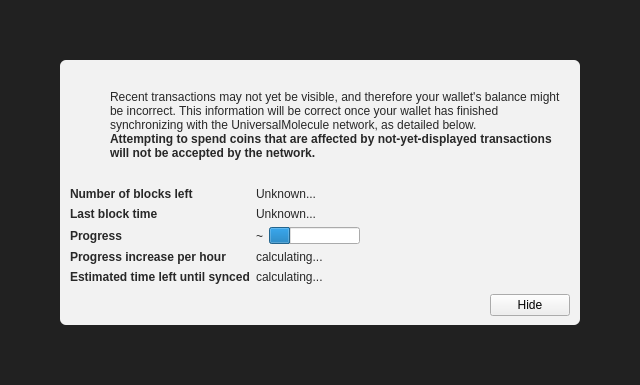
<?xml version="1.0" encoding="UTF-8"?>
<ui version="4.0">
 <class>ModalOverlay</class>
 <widget class="ModalOverlay" name="ModalOverlay">
  <property name="geometry">
   <rect>
    <x>0</x>
    <y>0</y>
    <width>640</width>
    <height>385</height>
   </rect>
  </property>
  <property name="windowTitle">
   <string>Form</string>
  </property>
  <layout class="QVBoxLayout" name="verticalLayout" stretch="0">
   <property name="sizeConstraint">
    <enum>QLayout::SetDefaultConstraint</enum>
   </property>
   <property name="leftMargin">
    <number>0</number>
   </property>
   <property name="topMargin">
    <number>0</number>
   </property>
   <property name="rightMargin">
    <number>0</number>
   </property>
   <property name="bottomMargin">
    <number>0</number>
   </property>
   <item>
    <widget class="QWidget" name="bgWidget" native="true">
     <property name="styleSheet">
      <string notr="true">#bgWidget { background: rgba(0,0,0,220); }</string>
     </property>
     <layout class="QVBoxLayout" name="verticalLayoutMain" stretch="1">
      <property name="leftMargin">
       <number>60</number>
      </property>
      <property name="topMargin">
       <number>60</number>
      </property>
      <property name="rightMargin">
       <number>60</number>
      </property>
      <property name="bottomMargin">
       <number>60</number>
      </property>
      <item>
       <widget class="QWidget" name="contentWidget" native="true">
        <property name="styleSheet">
         <string notr="true">#contentWidget { background: rgba(255,255,255,240); border-radius: 6px; }

QLabel { color: rgb(40,40,40);  }</string>
        </property>
        <layout class="QVBoxLayout" name="verticalLayoutSub" stretch="1,0,0,0">
         <property name="spacing">
          <number>0</number>
         </property>
         <property name="leftMargin">
          <number>10</number>
         </property>
         <property name="topMargin">
          <number>10</number>
         </property>
         <property name="rightMargin">
          <number>10</number>
         </property>
         <property name="bottomMargin">
          <number>10</number>
         </property>
         <item>
          <layout class="QHBoxLayout" name="horizontalLayoutIconText" stretch="0,1">
           <property name="topMargin">
            <number>20</number>
           </property>
           <item>
            <layout class="QVBoxLayout" name="verticalLayoutIcon">
             <property name="leftMargin">
              <number>0</number>
             </property>
             <item>
              <widget class="QPushButton" name="warningIcon">
               <property name="enabled">
                <bool>false</bool>
               </property>
               <property name="text">
                <string/>
               </property>
               <property name="icon">
                <iconset>
                 <normaloff>:/icons/warning</normaloff>
                 <disabledoff>:/icons/warning</disabledoff>:/icons/warning</iconset>
               </property>
               <property name="iconSize">
                <size>
                 <width>48</width>
                 <height>48</height>
                </size>
               </property>
               <property name="flat">
                <bool>true</bool>
               </property>
              </widget>
             </item>
             <item>
              <spacer name="verticalSpacerWarningIcon">
               <property name="orientation">
                <enum>Qt::Vertical</enum>
               </property>
               <property name="sizeHint" stdset="0">
                <size>
                 <width>20</width>
                 <height>40</height>
                </size>
               </property>
              </spacer>
             </item>
            </layout>
           </item>
           <item>
            <layout class="QVBoxLayout" name="verticalLayoutInfoText">
             <property name="leftMargin">
              <number>0</number>
             </property>
             <property name="topMargin">
              <number>0</number>
             </property>
             <item>
              <widget class="QLabel" name="infoText">
               <property name="text">
                <string>Recent transactions may not yet be visible, and therefore your wallet's balance might be incorrect. This information will be correct once your wallet has finished synchronizing with the UniversalMolecule network, as detailed below.</string>
               </property>
               <property name="textFormat">
                <enum>Qt::RichText</enum>
               </property>
               <property name="wordWrap">
                <bool>true</bool>
               </property>
              </widget>
             </item>
             <item>
              <widget class="QLabel" name="infoTextStrong">
               <property name="font">
                <font>
                 <weight>75</weight>
                 <bold>true</bold>
                </font>
               </property>
               <property name="text">
                <string>Attempting to spend coins that are affected by not-yet-displayed transactions will not be accepted by the network.</string>
               </property>
               <property name="textFormat">
                <enum>Qt::RichText</enum>
               </property>
               <property name="wordWrap">
                <bool>true</bool>
               </property>
              </widget>
             </item>
             <item>
              <spacer name="verticalSpacerInTextSpace">
               <property name="orientation">
                <enum>Qt::Vertical</enum>
               </property>
               <property name="sizeHint" stdset="0">
                <size>
                 <width>20</width>
                 <height>40</height>
                </size>
               </property>
              </spacer>
             </item>
            </layout>
           </item>
          </layout>
         </item>
         <item>
          <spacer name="verticalSpacerAfterText">
           <property name="orientation">
            <enum>Qt::Vertical</enum>
           </property>
           <property name="sizeHint" stdset="0">
            <size>
             <width>20</width>
             <height>40</height>
            </size>
           </property>
          </spacer>
         </item>
         <item>
          <layout class="QFormLayout" name="formLayout">
           <property name="fieldGrowthPolicy">
            <enum>QFormLayout::FieldsStayAtSizeHint</enum>
           </property>
           <property name="horizontalSpacing">
            <number>6</number>
           </property>
           <property name="verticalSpacing">
            <number>6</number>
           </property>
           <property name="topMargin">
            <number>10</number>
           </property>
           <item row="0" column="0">
            <widget class="QLabel" name="labelNumberOfBlocksLeft">
             <property name="font">
              <font>
               <weight>75</weight>
               <bold>true</bold>
              </font>
             </property>
             <property name="text">
              <string>Number of blocks left</string>
             </property>
            </widget>
           </item>
           <item row="0" column="1">
            <widget class="QLabel" name="numberOfBlocksLeft">
             <property name="text">
              <string>Unknown...</string>
             </property>
            </widget>
           </item>
           <item row="1" column="0">
            <widget class="QLabel" name="labelLastBlockTime">
             <property name="font">
              <font>
               <weight>75</weight>
               <bold>true</bold>
              </font>
             </property>
             <property name="text">
              <string>Last block time</string>
             </property>
            </widget>
           </item>
           <item row="1" column="1">
            <widget class="QLabel" name="newestBlockDate">
             <property name="sizePolicy">
              <sizepolicy hsizetype="Maximum" vsizetype="Preferred">
               <horstretch>0</horstretch>
               <verstretch>0</verstretch>
              </sizepolicy>
             </property>
             <property name="text">
              <string>Unknown...</string>
             </property>
            </widget>
           </item>
           <item row="2" column="0">
            <widget class="QLabel" name="labelSyncDone">
             <property name="font">
              <font>
               <weight>75</weight>
               <bold>true</bold>
              </font>
             </property>
             <property name="text">
              <string>Progress</string>
             </property>
            </widget>
           </item>
           <item row="2" column="1">
            <layout class="QHBoxLayout" name="horizontalLayoutSync" stretch="0,1">
             <item>
              <widget class="QLabel" name="percentageProgress">
               <property name="text">
                <string notr="true">~</string>
               </property>
              </widget>
             </item>
             <item>
              <widget class="QProgressBar" name="progressBar">
               <property name="value">
                <number>24</number>
               </property>
               <property name="format">
                <string/>
               </property>
              </widget>
             </item>
            </layout>
           </item>
           <item row="4" column="0">
            <widget class="QLabel" name="labelProgressIncrease">
             <property name="font">
              <font>
               <weight>75</weight>
               <bold>true</bold>
              </font>
             </property>
             <property name="text">
              <string>Progress increase per hour</string>
             </property>
            </widget>
           </item>
           <item row="4" column="1">
            <widget class="QLabel" name="progressIncreasePerH">
             <property name="text">
              <string>calculating...</string>
             </property>
            </widget>
           </item>
           <item row="5" column="0">
            <widget class="QLabel" name="labelEstimatedTimeLeft">
             <property name="font">
              <font>
               <weight>75</weight>
               <bold>true</bold>
              </font>
             </property>
             <property name="text">
              <string>Estimated time left until synced</string>
             </property>
            </widget>
           </item>
           <item row="5" column="1">
            <widget class="QLabel" name="expectedTimeLeft">
             <property name="text">
              <string>calculating...</string>
             </property>
            </widget>
           </item>
          </layout>
         </item>
         <item>
          <layout class="QHBoxLayout" name="horizontalLayoutButtons">
           <property name="leftMargin">
            <number>10</number>
           </property>
           <property name="topMargin">
            <number>10</number>
           </property>
           <item>
            <spacer name="horizontalSpacer">
             <property name="orientation">
              <enum>Qt::Horizontal</enum>
             </property>
             <property name="sizeHint" stdset="0">
              <size>
               <width>40</width>
               <height>20</height>
              </size>
             </property>
            </spacer>
           </item>
           <item>
            <widget class="QPushButton" name="closeButton">
             <property name="text">
              <string>Hide</string>
             </property>
            </widget>
           </item>
          </layout>
         </item>
        </layout>
       </widget>
      </item>
     </layout>
    </widget>
   </item>
  </layout>
 </widget>
 <customwidgets>
  <customwidget>
   <class>ModalOverlay</class>
   <extends>QWidget</extends>
   <header>modaloverlay.h</header>
   <container>1</container>
  </customwidget>
 </customwidgets>
 <resources/>
 <connections/>
</ui>
